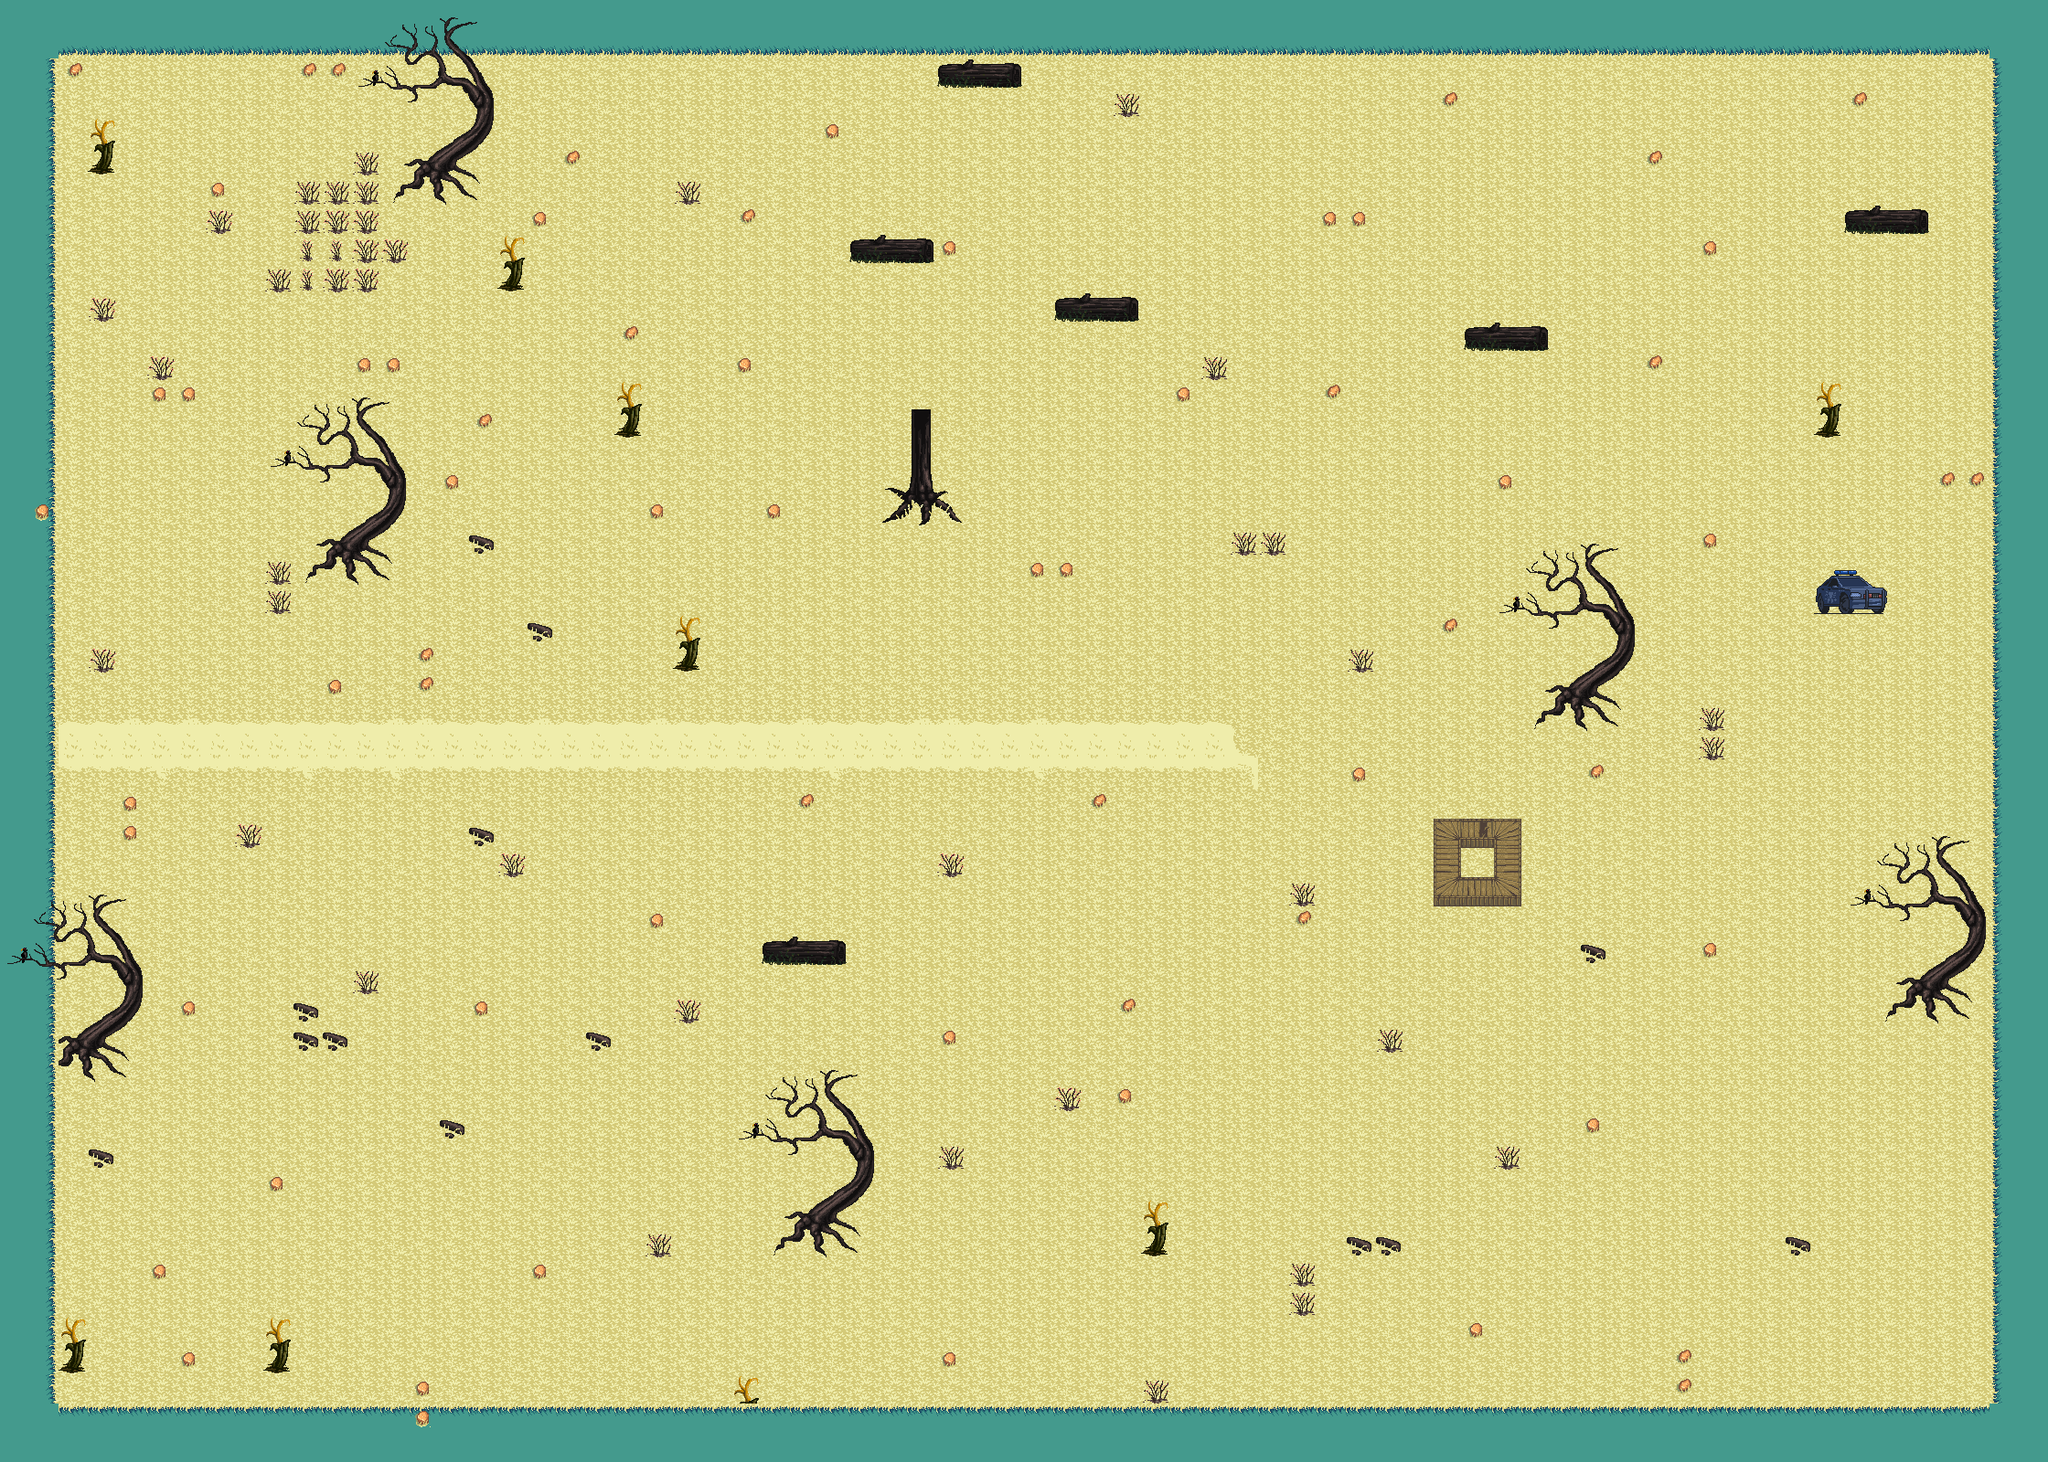

A level layout from a 2D game, rendered from its tile map. Below: a short description, then the map file with tile-grid data replaced by summaries:
An orthogonal 70x50 tile map with 32x32 px tiles, 4 tile layers (background, blockeds, thingies, foreground).

<map version="1.8" tiledversion="1.8.4" orientation="orthogonal" renderorder="right-down" width="70" height="50" tilewidth="32" tileheight="32" infinite="0" nextlayerid="8" nextobjectid="1">
 <tileset firstgid="1" source="tsempe.tsx" />
 <layer id="3" name="background" width="70" height="50">
  <data>[3500 cells, 3500 non-empty, 12 distinct tile ids]</data>
 </layer>
 <layer id="4" name="blockeds" width="70" height="50">
  <data>[3500 cells, 558 non-empty, 36 distinct tile ids]</data>
 </layer>
 <layer id="5" name="thingies" width="70" height="50">
  <data>[3500 cells, 120 non-empty, 6 distinct tile ids]</data>
 </layer>
 <layer id="7" name="foreground" width="70" height="50">
  <data>[3500 cells, 125 non-empty, 22 distinct tile ids]</data>
 </layer>
</map>
